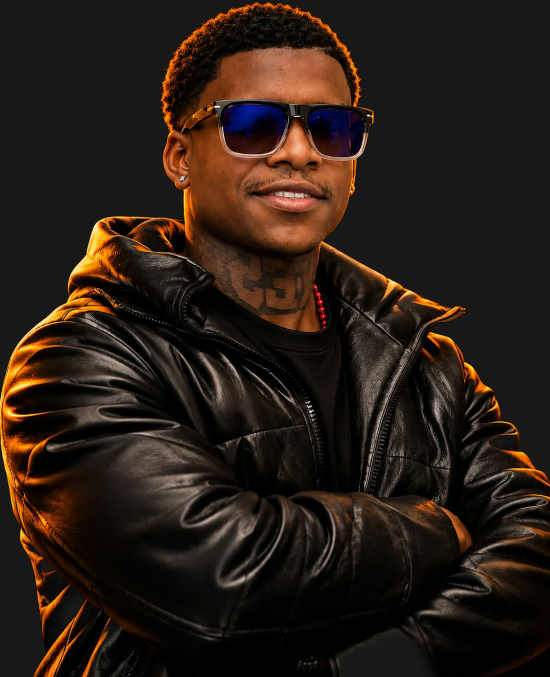
#> input picture demos/124-ws-style-espejo-v2/fotos/joe-frente.jpg, 1100 x 1354 px, found by its file name (shown at 1/2 size)
$ python prep.py
#> lines starting #> are read from the running program, lines starting #| are printed output that depends on the picture
import json, numpy as np
from PIL import Image, ImageDraw
R='/home/runner/work/ricorp-personal-page/ricorp-personal-page/demos/'
im=Image.open(R+'124-ws-style-espejo-v2/fotos/joe-frente.jpg').convert('RGB')
#> im is the input picture: PIL image 1100x1354 RGB; mean R, G, B 40.7, 28.9, 21
s=min(1,960/max(im.size)); W,H=max(1,round(im.width*s)),max(1,round(im.height*s)); im=im.resize((W,H),Image.LANCZOS)
#> after `s = min(1, 960 / max(im.size))`: s = 0.709
#> after `W, H = (max(1, round(im.width * s)), max(1, round(im.height * s)))`: W = 780; H = 960
#> after `im = im.resize((W, H), Image.LANCZOS)`:
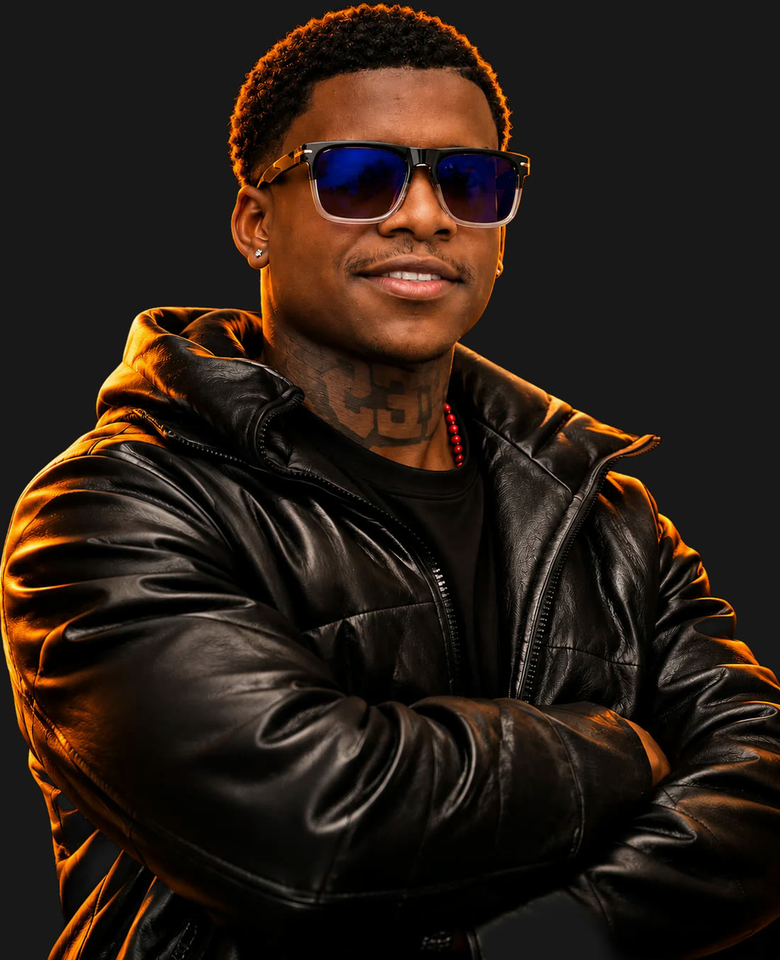
#> im: PIL image 780x960 RGB; mean R, G, B 40.7, 28.9, 21
#> (the run stopped early here; a loop or call above may not have finished)

$ run again, with demos/124-ws-style-espejo-v2/fotos/pedro-corte-1.jpg copied over demos/124-ws-style-espejo-v2/fotos/joe-frente.jpg
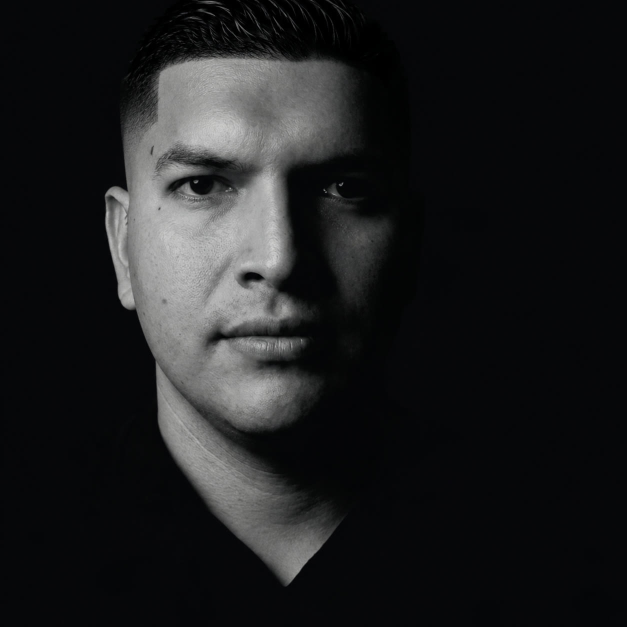
#> input picture demos/124-ws-style-espejo-v2/fotos/pedro-corte-1.jpg, 1254 x 1254 px, found by its file name (shown at 1/2 size)
#> im is the input picture: PIL image 1254x1254 RGB; mean R, G, B 29.5, 30.2, 31.3
#> `im = im.resize((W, H), Image.LANCZOS)`:
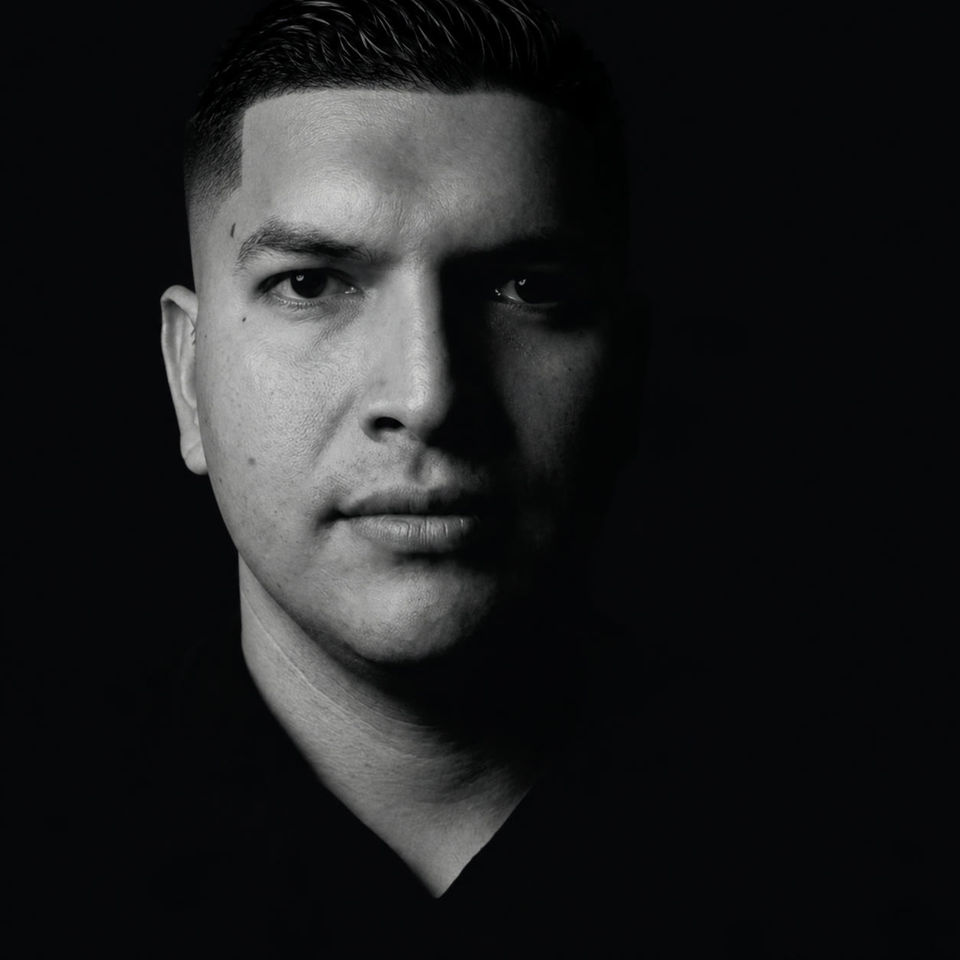
#> im: PIL image 960x960 RGB; mean R, G, B 29.5, 30.2, 31.3
